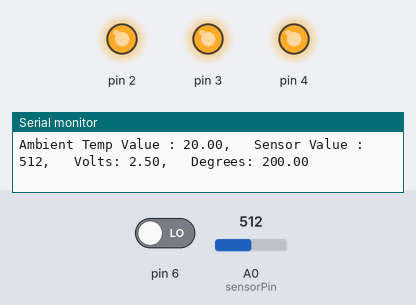
Recording of a sketch running on a simulated Arduino Uno, built with avr-gcc and run on an emulated ATmega328P. Shown: output pins drawn as LEDs (lit = HIGH), the last lines printed to the serial monitor. The inputs (shaded band) are chosen by the test bench; at power-on: A0 (sensorPin) = 512, pin 6 LOW.

Above: at 1.2 s.
1.3 s: A0 (sensorPin) set to 159
4.3 s: A0 (sensorPin) set to 149
At 5.6 s:
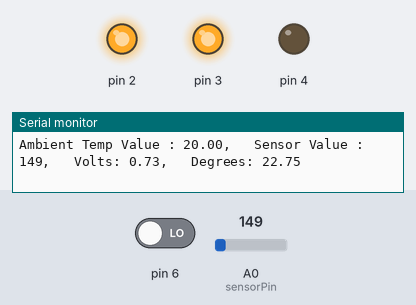
5.9 s: pin 6 driven HIGH
At 6.9 s:
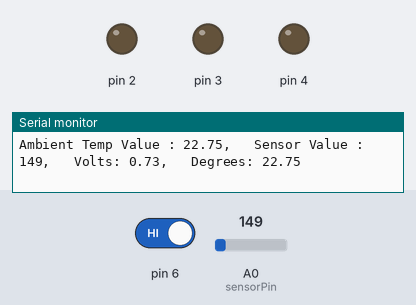
Timing chart, 0 to 8.9 s (numbered marks = the images above; inputs shaded):
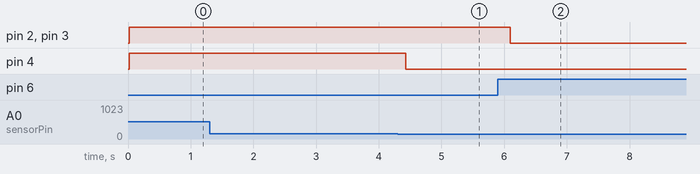

Measured:
- the behaviour switches between 150 and 149 on A0 (sensorPin) (found by bisection; images 0 and 1)
- after the input at 4.3 s, pin 4: HIGH → LOW after 0.13 s
- after the input at 5.9 s, pin 2, pin 3: HIGH → LOW after 0.20 s

The sketch:

Progetto3.ino
```cpp
const int sensorPin = A0;
float baselineTemp = 20.0;

void setup() {
  // put your setup code here, to run once:
  Serial.begin(9600);

  for(int pinNumber = 2; pinNumber<5; pinNumber++)
  {
    pinMode(pinNumber,OUTPUT);
    digitalWrite(pinNumber, LOW);
  }
  pinMode(6, INPUT);
}

void loop() {
  // put your main code here, to run repeatedly:
  int sensorVal = analogRead(sensorPin);

 Serial.print("Ambient Temp Value : ");
 Serial.print(baselineTemp);

  Serial.print(",   Sensor Value : ");
  Serial.print(sensorVal);

  float voltage = (sensorVal / 1024.0) * 5.0;

  Serial.print(",   Volts: ");
  Serial.print(voltage);

  float temp = (voltage - 0.5) * 100.0;
  Serial.print(",   Degrees: ");
  Serial.println(temp);

  if(temp < baselineTemp + 1)
  {
    digitalWrite(2, LOW);
    digitalWrite(3, LOW);
    digitalWrite(4, LOW);
  }
  else if (temp >= baselineTemp +1 && temp < baselineTemp +2)
  {
     digitalWrite(2, HIGH);
    digitalWrite(3, LOW);
    digitalWrite(4, LOW);
  }
  else if (temp >= baselineTemp +2 && temp < baselineTemp +3)
  {
     digitalWrite(2, HIGH);
    digitalWrite(3, HIGH);
    digitalWrite(4, LOW);
  }
  else if (temp >= baselineTemp +3)
  {
    digitalWrite(2, HIGH);
    digitalWrite(3, HIGH);
    digitalWrite(4, HIGH);
  }
  if (digitalRead(6) == HIGH)
  {
    baselineTemp = temp;
  }
  delay(100);
}
```
